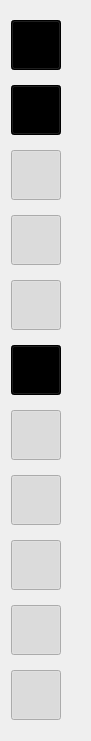
   <widget class="QWidget" name="verticalLayoutWidget">
    <property name="geometry">
     <rect>
      <x>20</x>
      <y>30</y>
      <width>91</width>
      <height>741</height>
     </rect>
    </property>
    <layout class="QVBoxLayout" name="verticalLayout">
     <item>
      <widget class="QPushButton" name="open_">
       <property name="minimumSize">
        <size>
         <width>50</width>
         <height>50</height>
        </size>
       </property>
       <property name="maximumSize">
        <size>
         <width>50</width>
         <height>50</height>
        </size>
       </property>
       <property name="cursor">
        <cursorShape>PointingHandCursor</cursorShape>
       </property>
       <property name="mouseTracking">
        <bool>true</bool>
       </property>
       <property name="tabletTracking">
        <bool>true</bool>
       </property>
       <property name="toolTip">
        <string>打开</string>
       </property>
       <property name="styleSheet">
        <string notr="true">background-color: rgb(0, 0, 0);</string>
       </property>
       <property name="text">
        <string/>
       </property>
       <property name="icon">
        <iconset>
         <normaloff>icon/open.png</normaloff>icon/open.png</iconset>
       </property>
       <property name="iconSize">
        <size>
         <width>35</width>
         <height>35</height>
        </size>
       </property>
       <property name="shortcut">
        <string>Ctrl+O</string>
       </property>
       <property name="checkable">
        <bool>true</bool>
       </property>
       <property name="checked">
        <bool>true</bool>
       </property>
      </widget>
     </item>
     <item>
      <widget class="QPushButton" name="editor">
       <property name="minimumSize">
        <size>
         <width>50</width>
         <height>50</height>
        </size>
       </property>
       <property name="maximumSize">
        <size>
         <width>50</width>
         <height>50</height>
        </size>
       </property>
       <property name="cursor">
        <cursorShape>PointingHandCursor</cursorShape>
       </property>
       <property name="mouseTracking">
        <bool>true</bool>
       </property>
       <property name="tabletTracking">
        <bool>true</bool>
       </property>
       <property name="toolTip">
        <string>编辑</string>
       </property>
       <property name="styleSheet">
        <string notr="true">background-color: rgb(0, 0, 0);</string>
       </property>
       <property name="text">
        <string/>
       </property>
       <property name="icon">
        <iconset>
         <normaloff>icon/editor.png</normaloff>icon/editor.png</iconset>
       </property>
       <property name="iconSize">
        <size>
         <width>38</width>
         <height>38</height>
        </size>
       </property>
       <property name="checkable">
        <bool>true</bool>
       </property>
       <property name="checked">
        <bool>true</bool>
       </property>
      </widget>
     </item>
     <item>
      <widget class="QPushButton" name="btn_denoise">
       <property name="minimumSize">
        <size>
         <width>50</width>
         <height>50</height>
        </size>
       </property>
       <property name="maximumSize">
        <size>
         <width>50</width>
         <height>50</height>
        </size>
       </property>
       <property name="cursor">
        <cursorShape>PointingHandCursor</cursorShape>
       </property>
       <property name="mouseTracking">
        <bool>true</bool>
       </property>
       <property name="tabletTracking">
        <bool>true</bool>
       </property>
       <property name="toolTip">
        <string>降噪</string>
       </property>
       <property name="text">
        <string/>
       </property>
       <property name="icon">
        <iconset>
         <normaloff>icon/blur.png</normaloff>icon/blur.png</iconset>
       </property>
       <property name="iconSize">
        <size>
         <width>38</width>
         <height>38</height>
        </size>
       </property>
       <property name="checkable">
        <bool>true</bool>
       </property>
       <property name="checked">
        <bool>true</bool>
       </property>
      </widget>
     </item>
     <item>
      <widget class="QPushButton" name="btn_filter">
       <property name="minimumSize">
        <size>
         <width>50</width>
         <height>50</height>
        </size>
       </property>
       <property name="maximumSize">
        <size>
         <width>50</width>
         <height>50</height>
        </size>
       </property>
       <property name="cursor">
        <cursorShape>PointingHandCursor</cursorShape>
       </property>
       <property name="mouseTracking">
        <bool>true</bool>
       </property>
       <property name="tabletTracking">
        <bool>true</bool>
       </property>
       <property name="toolTip">
        <string>滤镜</string>
       </property>
       <property name="text">
        <string/>
       </property>
       <property name="icon">
        <iconset>
         <normaloff>icon/filters_204.95705521472px_1227033_easyicon.net.png</normaloff>icon/filters_204.95705521472px_1227033_easyicon.net.png</iconset>
       </property>
       <property name="iconSize">
        <size>
         <width>38</width>
         <height>38</height>
        </size>
       </property>
       <property name="checkable">
        <bool>true</bool>
       </property>
       <property name="checked">
        <bool>true</bool>
       </property>
      </widget>
     </item>
     <item>
      <widget class="QPushButton" name="btn_cutout">
       <property name="minimumSize">
        <size>
         <width>50</width>
         <height>50</height>
        </size>
       </property>
       <property name="maximumSize">
        <size>
         <width>50</width>
         <height>50</height>
        </size>
       </property>
       <property name="cursor">
        <cursorShape>PointingHandCursor</cursorShape>
       </property>
       <property name="mouseTracking">
        <bool>true</bool>
       </property>
       <property name="tabletTracking">
        <bool>true</bool>
       </property>
       <property name="toolTip">
        <string>抠图</string>
       </property>
       <property name="text">
        <string/>
       </property>
       <property name="icon">
        <iconset>
         <normaloff>icon/lasso_124.33537832311px_1179495_easyicon.net.png</normaloff>icon/lasso_124.33537832311px_1179495_easyicon.net.png</iconset>
       </property>
       <property name="iconSize">
        <size>
         <width>38</width>
         <height>38</height>
        </size>
       </property>
       <property name="checkable">
        <bool>true</bool>
       </property>
       <property name="checked">
        <bool>true</bool>
       </property>
      </widget>
     </item>
     <item>
      <widget class="QPushButton" name="btn_text">
       <property name="minimumSize">
        <size>
         <width>50</width>
         <height>50</height>
        </size>
       </property>
       <property name="maximumSize">
        <size>
         <width>50</width>
         <height>50</height>
        </size>
       </property>
       <property name="cursor">
        <cursorShape>PointingHandCursor</cursorShape>
       </property>
       <property name="mouseTracking">
        <bool>true</bool>
       </property>
       <property name="tabletTracking">
        <bool>true</bool>
       </property>
       <property name="toolTip">
        <string>文字</string>
       </property>
       <property name="styleSheet">
        <string notr="true">background-color: rgb(0, 0, 0);</string>
       </property>
       <property name="text">
        <string/>
       </property>
       <property name="icon">
        <iconset>
         <normaloff>icon/text.png</normaloff>icon/text.png</iconset>
       </property>
       <property name="iconSize">
        <size>
         <width>38</width>
         <height>38</height>
        </size>
       </property>
       <property name="checkable">
        <bool>true</bool>
       </property>
       <property name="checked">
        <bool>true</bool>
       </property>
      </widget>
     </item>
     <item>
      <widget class="QPushButton" name="btn_draw">
       <property name="minimumSize">
        <size>
         <width>50</width>
         <height>50</height>
        </size>
       </property>
       <property name="maximumSize">
        <size>
         <width>50</width>
         <height>50</height>
        </size>
       </property>
       <property name="cursor">
        <cursorShape>PointingHandCursor</cursorShape>
       </property>
       <property name="mouseTracking">
        <bool>true</bool>
       </property>
       <property name="tabletTracking">
        <bool>true</bool>
       </property>
       <property name="toolTip">
        <string>画笔</string>
       </property>
       <property name="text">
        <string/>
       </property>
       <property name="icon">
        <iconset>
         <normaloff>icon/paint.png</normaloff>icon/paint.png</iconset>
       </property>
       <property name="iconSize">
        <size>
         <width>38</width>
         <height>38</height>
        </size>
       </property>
       <property name="checkable">
        <bool>true</bool>
       </property>
       <property name="checked">
        <bool>true</bool>
       </property>
      </widget>
     </item>
     <item>
      <widget class="QPushButton" name="btn_statistic">
       <property name="minimumSize">
        <size>
         <width>50</width>
         <height>50</height>
        </size>
       </property>
       <property name="maximumSize">
        <size>
         <width>50</width>
         <height>50</height>
        </size>
       </property>
       <property name="cursor">
        <cursorShape>PointingHandCursor</cursorShape>
       </property>
       <property name="mouseTracking">
        <bool>true</bool>
       </property>
       <property name="tabletTracking">
        <bool>true</bool>
       </property>
       <property name="toolTip">
        <string>统计</string>
       </property>
       <property name="text">
        <string/>
       </property>
       <property name="icon">
        <iconset>
         <normaloff>icon/stats.png</normaloff>icon/stats.png</iconset>
       </property>
       <property name="iconSize">
        <size>
         <width>38</width>
         <height>38</height>
        </size>
       </property>
       <property name="checkable">
        <bool>true</bool>
       </property>
       <property name="checked">
        <bool>true</bool>
       </property>
      </widget>
     </item>
     <item>
      <widget class="QPushButton" name="btn_sticker">
       <property name="minimumSize">
        <size>
         <width>50</width>
         <height>50</height>
        </size>
       </property>
       <property name="maximumSize">
        <size>
         <width>50</width>
         <height>50</height>
        </size>
       </property>
       <property name="cursor">
        <cursorShape>PointingHandCursor</cursorShape>
       </property>
       <property name="mouseTracking">
        <bool>true</bool>
       </property>
       <property name="tabletTracking">
        <bool>true</bool>
       </property>
       <property name="toolTip">
        <string>帖纸</string>
       </property>
       <property name="text">
        <string/>
       </property>
       <property name="icon">
        <iconset>
         <normaloff>icon/sticker.png</normaloff>icon/sticker.png</iconset>
       </property>
       <property name="iconSize">
        <size>
         <width>38</width>
         <height>38</height>
        </size>
       </property>
       <property name="checkable">
        <bool>true</bool>
       </property>
       <property name="checked">
        <bool>true</bool>
       </property>
      </widget>
     </item>
     <item>
      <widget class="QPushButton" name="btn_face">
       <property name="minimumSize">
        <size>
         <width>50</width>
         <height>50</height>
        </size>
       </property>
       <property name="maximumSize">
        <size>
         <width>50</width>
         <height>50</height>
        </size>
       </property>
       <property name="cursor">
        <cursorShape>PointingHandCursor</cursorShape>
       </property>
       <property name="mouseTracking">
        <bool>true</bool>
       </property>
       <property name="tabletTracking">
        <bool>true</bool>
       </property>
       <property name="toolTip">
        <string>人像</string>
       </property>
       <property name="text">
        <string/>
       </property>
       <property name="icon">
        <iconset>
         <normaloff>icon/face.png</normaloff>icon/face.png</iconset>
       </property>
       <property name="iconSize">
        <size>
         <width>38</width>
         <height>38</height>
        </size>
       </property>
       <property name="checkable">
        <bool>true</bool>
       </property>
       <property name="checked">
        <bool>true</bool>
       </property>
      </widget>
     </item>
     <item>
      <widget class="QPushButton" name="btn_change_face">
       <property name="minimumSize">
        <size>
         <width>50</width>
         <height>50</height>
        </size>
       </property>
       <property name="maximumSize">
        <size>
         <width>50</width>
         <height>50</height>
        </size>
       </property>
       <property name="cursor">
        <cursorShape>PointingHandCursor</cursorShape>
       </property>
       <property name="mouseTracking">
        <bool>true</bool>
       </property>
       <property name="tabletTracking">
        <bool>true</bool>
       </property>
       <property name="toolTip">
        <string>换脸</string>
       </property>
       <property name="text">
        <string/>
       </property>
       <property name="icon">
        <iconset>
         <normaloff>icon/change_143.09469922573px_1213339_easyicon.net.png</normaloff>icon/change_143.09469922573px_1213339_easyicon.net.png</iconset>
       </property>
       <property name="iconSize">
        <size>
         <width>38</width>
         <height>38</height>
        </size>
       </property>
       <property name="checkable">
        <bool>true</bool>
       </property>
       <property name="checked">
        <bool>true</bool>
       </property>
      </widget>
     </item>
    </layout>
   </widget>
